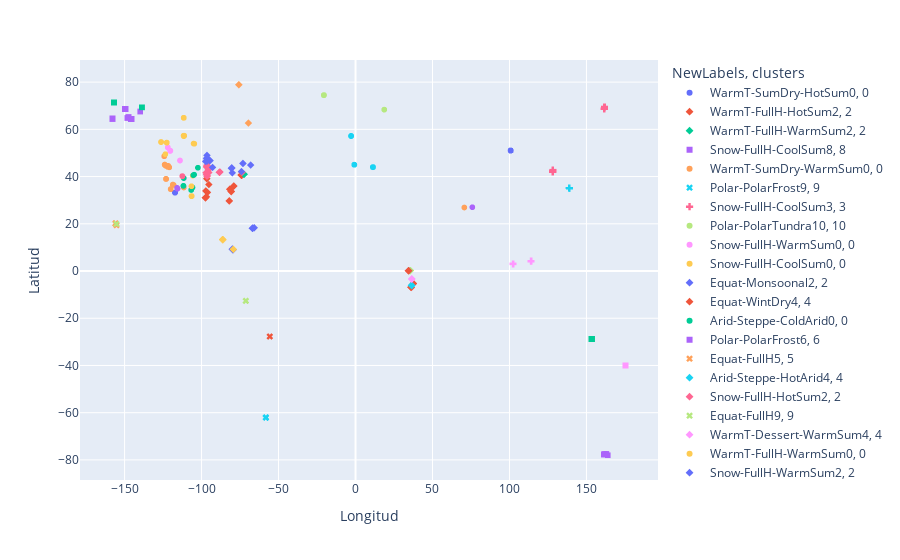

The notebook cell saved with this chart:
### Code cell
px.scatter(df4, x='Longitud', y="Latitud", color='NewLabels', symbol='clusters') #NewLabels = Clusters + Clima transcrito

### Figure 1 — Plotly figure (JSON) as saved in the notebook; plotly's stock layout.template omitted (floating-point values rounded to 4 significant figures; data arrays with more than 128 entries replaced by an {"elided": "..."} marker saying what was removed)
{"data": [{"hovertemplate": "NewLabels=WarmT-SumDry-HotSum0<br>clusters=0<br>Longitud=%{x}<br>Latitud=%{y}<extra></extra>", "legendgroup": "WarmT-SumDry-HotSum0, 0", "marker": {"color": "#636efa", "symbol": "circle"}, "mode": "markers", "name": "WarmT-SumDry-HotSum0, 0", "showlegend": true, "type": "scattergl", "x": [-117.2, -117.2, -117.2, -117.2, -117.2, -117.2, -117.2, -117.2], "xaxis": "x", "y": [33.19, 33.19, 33.19, 33.19, 33.19, 33.19, 33.19, 33.19], "yaxis": "y"}, {"hovertemplate": "NewLabels=WarmT-FullH-HotSum2<br>clusters=2<br>Longitud=%{x}<br>Latitud=%{y}<extra></extra>", "legendgroup": "WarmT-FullH-HotSum2, 2", "marker": {"color": "#EF553B", "symbol": "diamond"}, "mode": "markers", "name": "WarmT-FullH-HotSum2, 2", "showlegend": true, "type": "scattergl", "x": {"elided": "284 float values"}, "xaxis": "x", "y": {"elided": "284 float values"}, "yaxis": "y"}, {"hovertemplate": "NewLabels=WarmT-FullH-WarmSum2<br>clusters=2<br>Longitud=%{x}<br>Latitud=%{y}<extra></extra>", "legendgroup": "WarmT-FullH-WarmSum2, 2", "marker": {"color": "#00cc96", "symbol": "diamond"}, "mode": "markers", "name": "WarmT-FullH-WarmSum2, 2", "showlegend": true, "type": "scattergl", "x": [-72.49, -72.46, -72.46, -72.49, -72.49, -72.49, -72.45, -72.45, -72.46, -72.49, -72.49, -72.49, -72.46, -72.46, -72.49, -72.49, -72.45, -72.46, -72.45, -72.46, -72.46, -72.45, -72.45, -72.49, -72.45, -72.45, -72.46, -72.49], "xaxis": "x", "y": [41.01, 41.03, 41.03, 41.01, 41.01, 41.01, 41.06, 41.06, 41.03, 41.01, 41.01, 41.01, 41.03, 41.03, 41.01, 41.01, 41.06, 41.03, 41.06, 41.03, 41.03, 41.06, 41.06, 41.01, 41.06, 41.06, 41.03, 41.01], "yaxis": "y"}, {"hovertemplate": "NewLabels=Snow-FullH-CoolSum8<br>clusters=8<br>Longitud=%{x}<br>Latitud=%{y}<extra></extra>", "legendgroup": "Snow-FullH-CoolSum8, 8", "marker": {"color": "#ab63fa", "symbol": "square"}, "mode": "markers", "name": "Snow-FullH-CoolSum8, 8", "showlegend": true, "type": "scattergl", "x": {"elided": "321 float values"}, "xaxis": "x", "y": {"elided": "321 float values"}, "yaxis": "y"}, {"hovertemplate": "NewLabels=WarmT-SumDry-WarmSum0<br>clusters=0<br>Longitud=%{x}<br>Latitud=%{y}<extra></extra>", "legendgroup": "WarmT-SumDry-WarmSum0, 0", "marker": {"color": "#FFA15A", "symbol": "circle"}, "mode": "markers", "name": "WarmT-SumDry-WarmSum0, 0", "showlegend": true, "type": "scattergl", "x": [-123.9, -123.9, -122.2, -122.2, -122.2, -122.2, -123.9, -122.2, -123.9, -123.9, -122.2, -123.3, -123.3, -122.2, -121.8, -121.8, -121.0, -121.8, -122.1, -121.0, -121.6, -122.2, -123.9, -123.9, -122.1, -122.2, -123.3, -123.9, -122.1, -121.6, -121.6, -121.0, -123.1, -123.1, -123.1, -123.1, -123.1, -123.1, -123.1, -123.1, -123.1, -123.1, -123.1, -123.1, -123.1, -123.1, -123.1, -123.1, -123.1, -123.1, -123.1, -123.1, -123.1, -123.1, -123.1, -123.1, -123.1, -123.1, -123.1, -123.1, -118.2, -122.2, -118.6, -122.2, -111.5, -118.7, -120.0, -124.2, -120.0, -120.0, -124.2], "xaxis": "x", "y": [45.05, 45.04, 44.23, 44.23, 44.23, 44.23, 45.04, 44.23, 45.04, 45.05, 44.23, 44.62, 44.63, 44.23, 44.42, 44.42, 43.91, 44.41, 44.39, 43.92, 44.5, 44.23, 45.06, 45.06, 44.39, 44.23, 44.63, 45.07, 44.39, 44.49, 44.5, 43.92, 38.99, 38.99, 38.99, 38.99, 38.99, 38.99, 38.99, 38.99, 38.99, 38.99, 38.99, 38.99, 38.99, 38.99, 38.99, 38.99, 38.99, 38.99, 38.99, 38.99, 38.99, 38.99, 38.99, 38.99, 38.99, 38.99, 38.99, 38.99, 36.45, 44.22, 36.62, 44.22, 35.37, 36.5, 34.68, 48.61, 34.68, 34.7, 48.61], "yaxis": "y"}, {"hovertemplate": "NewLabels=Polar-PolarFrost9<br>clusters=9<br>Longitud=%{x}<br>Latitud=%{y}<extra></extra>", "legendgroup": "Polar-PolarFrost9, 9", "marker": {"color": "#19d3f3", "symbol": "x"}, "mode": "markers", "name": "Polar-PolarFrost9, 9", "showlegend": true, "type": "scattergl", "x": [-58.24, -58.24, -58.24, -58.24, -58.24, -58.24, -58.24, -58.24, -58.24, -58.24, -58.24, -58.24, -58.24, -58.24, -58.24, -58.24, -58.24, -58.24, -58.24, -58.24, -58.24, -58.24, -58.24, -58.24, -58.24, -58.24, -58.24, -58.24, -58.24, -58.24, -58.24], "xaxis": "x", "y": [-62.05, -62.05, -62.05, -62.05, -62.05, -62.05, -62.05, -62.05, -62.05, -62.05, -62.05, -62.05, -62.05, -62.05, -62.05, -62.05, -62.05, -62.05, -62.05, -62.05, -62.05, -62.05, -62.05, -62.05, -62.05, -62.05, -62.05, -62.05, -62.05, -62.05, -62.05], "yaxis": "y"}, {"hovertemplate": "NewLabels=Snow-FullH-CoolSum3<br>clusters=3<br>Longitud=%{x}<br>Latitud=%{y}<extra></extra>", "legendgroup": "Snow-FullH-CoolSum3, 3", "marker": {"color": "#FF6692", "symbol": "cross"}, "mode": "markers", "name": "Snow-FullH-CoolSum3, 3", "showlegend": true, "type": "scattergl", "x": [161.7, 161.8, 161.7, 161.7, 161.7, 161.7, 161.8, 161.7, 161.7, 161.7, 161.7, 161.7, 161.7, 161.7, 161.6, 161.8, 161.8, 161.6, 161.6, 161.7, 161.6, 161.6, 161.7, 161.7, 161.7, 161.7, 161.6, 161.7, 161.7, 161.6, 161.6, 161.8, 161.7, 161.7, 161.8, 161.8, 161.6, 161.6, 161.8, 161.7, 161.7, 161.8, 161.8, 161.6, 161.7, 161.7, 161.7, 161.7, 161.7, 161.8, 161.6, 161.8, 161.8, 161.8, 161.6, 161.8, 161.7, 161.8, 161.6, 161.8, 161.6, 161.8, 161.8, 161.8, 161.8, 161.6, 161.7, 161.7, 161.6], "xaxis": "x", "y": [69.44, 69.45, 69.43, 69.44, 69.44, 69.43, 69.44, 69.43, 69.43, 69.44, 69.44, 69.44, 69.44, 69.43, 68.75, 69.44, 69.44, 68.75, 68.75, 69.44, 68.75, 68.75, 69.43, 69.44, 69.44, 69.44, 68.75, 69.43, 69.43, 68.75, 68.75, 69.44, 69.43, 69.43, 69.44, 69.45, 68.75, 68.75, 69.45, 69.44, 69.44, 69.44, 69.45, 68.75, 69.44, 69.44, 69.43, 69.43, 69.43, 69.45, 68.75, 69.44, 69.45, 69.44, 68.75, 69.45, 69.43, 69.45, 68.75, 69.44, 68.75, 69.44, 69.45, 69.44, 69.44, 68.75, 69.44, 69.43, 68.75], "yaxis": "y"}, {"hovertemplate": "NewLabels=Polar-PolarTundra10<br>clusters=10<br>Longitud=%{x}<br>Latitud=%{y}<extra></extra>", "legendgroup": "Polar-PolarTundra10, 10", "marker": {"color": "#B6E880", "symbol": "circle"}, "mode": "markers", "name": "Polar-PolarTundra10, 10", "showlegend": true, "type": "scattergl", "x": [-20.53, -20.53, -20.56, -20.55, -20.53, -20.56, -20.53, -20.53, -20.56, -20.56, -20.56, -20.53, -20.55, -20.55, -20.55, -20.55, -20.56, -20.55, -20.53, -20.56, 18.67, 18.67], "xaxis": "x", "y": [74.48, 74.48, 74.48, 74.46, 74.48, 74.48, 74.48, 74.48, 74.48, 74.48, 74.48, 74.48, 74.46, 74.46, 74.46, 74.46, 74.48, 74.46, 74.48, 74.48, 68.35, 68.35], "yaxis": "y"}, {"hovertemplate": "NewLabels=Snow-FullH-WarmSum0<br>clusters=0<br>Longitud=%{x}<br>Latitud=%{y}<extra></extra>", "legendgroup": "Snow-FullH-WarmSum0, 0", "marker": {"color": "#FF97FF", "symbol": "circle"}, "mode": "markers", "name": "Snow-FullH-WarmSum0, 0", "showlegend": true, "type": "scattergl", "x": [-120.4, -120.3, -120.3, -120.4, -121.9, -121.9, -120.4, -120.3, -120.3, -120.3, -120.4, -121.9, -121.9, -120.3, -120.3, -120.3, -111.5, -111.5, -114, -114], "xaxis": "x", "y": [50.85, 50.9, 50.93, 50.85, 52.32, 52.32, 50.85, 50.93, 50.9, 50.9, 50.85, 52.32, 52.32, 50.93, 50.93, 50.9, 39.32, 39.33, 46.8, 46.8], "yaxis": "y"}, {"hovertemplate": "NewLabels=Snow-FullH-CoolSum0<br>clusters=0<br>Longitud=%{x}<br>Latitud=%{y}<extra></extra>", "legendgroup": "Snow-FullH-CoolSum0, 0", "marker": {"color": "#FECB52", "symbol": "circle"}, "mode": "markers", "name": "Snow-FullH-CoolSum0, 0", "showlegend": true, "type": "scattergl", "x": [-126.3, -122.6, -122.6, -126.3, -126.3, -122.6, -126.3, -122.6, -104.7, -105.2, -111.6, -105.7, -111.3, -111.6, -111.6, -111.6, -111.6, -111.3, -111.5, -111.6, -111.7], "xaxis": "x", "y": [54.62, 54.37, 54.37, 54.62, 54.62, 54.37, 54.62, 54.37, 53.9, 53.98, 64.87, 40.4, 57.29, 64.87, 64.87, 64.87, 64.87, 57.29, 57.08, 64.87, 57.31], "yaxis": "y"}, {"hovertemplate": "NewLabels=Equat-Monsoonal2<br>clusters=2<br>Longitud=%{x}<br>Latitud=%{y}<extra></extra>", "legendgroup": "Equat-Monsoonal2, 2", "marker": {"color": "#636efa", "symbol": "diamond"}, "mode": "markers", "name": "Equat-Monsoonal2, 2", "showlegend": true, "type": "scattergl", "x": [-66.93, -66.93, -66.93, -66.93, -66.93, -66.93, -66.93, -66.93, -66.93, -66.93, -66.93, -66.93, -66.93, -66.93, -66.93, -66.93, -66.93, -66.93, -66.93, -66.93, -66.93, -66.93, -66.93, -66.93, -66.93, -66.93, -65.83, -65.83, -79.95, -79.61, -79.86, -79.72, -79.74, -79.77, -79.89, -79.7, -79.86, -79.86, -79.96, -79.86, -79.7, -79.68, -79.89, -79.75, -79.83, -79.75, -79.75, -79.56, -79.72, -79.97, -79.75, -79.96, -79.8, -79.78, -79.91, -79.88, -79.59, -79.83, -79.67, -79.86, -79.79, -79.55, -79.65, -79.74, -79.68, -79.71, -79.86], "xaxis": "x", "y": [18.13, 18.13, 18.13, 18.13, 18.13, 18.13, 18.13, 18.13, 18.13, 18.13, 18.13, 18.13, 18.13, 18.13, 18.13, 18.13, 18.13, 18.13, 18.13, 18.13, 18.13, 18.13, 18.13, 18.13, 18.13, 18.13, 18.3, 18.3, 9.253, 9.08, 9.144, 9.144, 9.162, 9.189, 9.117, 9.144, 9.144, 9.153, 9.325, 9.099, 9.135, 9.117, 9.135, 9.162, 9.171, 9.153, 9.153, 9.0, 9.144, 9.316, 9.153, 9.253, 9.072, 9.198, 9.117, 9.144, 8.908, 9.18, 9.08, 9.099, 9.072, 8.989, 9.08, 9.153, 9.117, 9.117, 9.144], "yaxis": "y"}, {"hovertemplate": "NewLabels=Equat-WintDry4<br>clusters=4<br>Longitud=%{x}<br>Latitud=%{y}<extra></extra>", "legendgroup": "Equat-WintDry4, 4", "marker": {"color": "#EF553B", "symbol": "diamond"}, "mode": "markers", "name": "Equat-WintDry4, 4", "showlegend": true, "type": "scattergl", "x": [36.51, 37.45, 37.47, 37.45, 37.45, 36.51, 37.47, 37.47, 37.47, 37.5, 36.51, 36.51, 37.47, 36.16, 36.51, 36.16, 37.47, 37.51, 37.52, 37.49, 37.5, 36.51, 37.49, 36.14, 36.17, 37.52, 36.51, 37.49, 37.45, 37.45, 37.5, 36.09, 36.12, 36.12, 36.14, 36.16, 37.49, 37.51, 37.51, 37.52, 36.09, 36.09, 36.09, 36.1, 36.17, 37.47, 36.12, 37.5, 36.16, 36.17, 37.52, 36.12, 36.17, 36.12, 36.09, 36.12, 36.09, 36.14, 36.14, 36.1, 36.14, 36.14, 37.51, 36.14, 36.12, 37.45, 37.45, 37.47, 36.14], "xaxis": "x", "y": [-6.09, -5.32, -5.34, -5.38, -5.38, -6.12, -5.31, -5.34, -5.31, -5.36, -6.05, -6.09, -5.35, -6.91, -6.08, -6.91, -5.38, -5.31, -5.33, -5.34, -5.36, -6.12, -5.31, -6.86, -6.93, -5.33, -6.08, -5.31, -5.33, -5.35, -5.38, -6.93, -6.94, -6.94, -6.89, -6.87, -5.34, -5.36, -5.36, -5.38, -6.88, -6.91, -6.88, -6.87, -6.93, -5.38, -6.86, -5.38, -6.87, -6.88, -5.38, -6.91, -6.88, -6.89, -6.91, -6.86, -6.93, -6.93, -6.91, -6.87, -6.93, -6.89, -5.31, -6.86, -6.91, -5.32, -5.35, -5.35, -6.91], "yaxis": "y"}, {"hovertemplate": "NewLabels=Arid-Steppe-ColdArid0<br>clusters=0<br>Longitud=%{x}<br>Latitud=%{y}<extra></extra>", "legendgroup": "Arid-Steppe-ColdArid0, 0", "marker": {"color": "#00cc96", "symbol": "circle"}, "mode": "markers", "name": "Arid-Steppe-ColdArid0, 0", "showlegend": true, "type": "scattergl", "x": [-111.8, -104.8, -105.3, -102.4, -111.8, -105.9, -106.7, -106.7, -111.6, -105.9, -106.7, -105.9], "xaxis": "x", "y": [36.05, 40.8, 40.58, 43.75, 36.05, 35.38, 34.33, 34.33, 39.35, 35.38, 34.33, 35.38], "yaxis": "y"}, {"hovertemplate": "NewLabels=Polar-PolarFrost6<br>clusters=6<br>Longitud=%{x}<br>Latitud=%{y}<extra></extra>", "legendgroup": "Polar-PolarFrost6, 6", "marker": {"color": "#ab63fa", "symbol": "square"}, "mode": "markers", "name": "Polar-PolarFrost6, 6", "showlegend": true, "type": "scattergl", "x": [161.7, 161.7, 163.9, 162.9, 162.2, 162.9, 162.2, 162.3, 162.9, 162.9, 161.3], "xaxis": "x", "y": [-77.53, -77.53, -78.02, -77.65, -77.61, -77.63, -77.61, -77.72, -77.52, -77.52, -77.73], "yaxis": "y"}, {"hovertemplate": "NewLabels=Equat-FullH5<br>clusters=5<br>Longitud=%{x}<br>Latitud=%{y}<extra></extra>", "legendgroup": "Equat-FullH5, 5", "marker": {"color": "#FFA15A", "symbol": "x"}, "mode": "markers", "name": "Equat-FullH5, 5", "showlegend": true, "type": "scattergl", "x": {"elided": "130 float values"}, "xaxis": "x", "y": {"elided": "130 float values"}, "yaxis": "y"}, {"hovertemplate": "NewLabels=Arid-Steppe-HotArid4<br>clusters=4<br>Longitud=%{x}<br>Latitud=%{y}<extra></extra>", "legendgroup": "Arid-Steppe-HotArid4, 4", "marker": {"color": "#19d3f3", "symbol": "diamond"}, "mode": "markers", "name": "Arid-Steppe-HotArid4, 4", "showlegend": true, "type": "scattergl", "x": [36.49, 36.49, 36.46, 36.49, 36.46, 36.49, 36.49, 36.48, 36.47, 36.49, 36.44, 36.44, 36.46, 36.46, 36.47, 36.44, 36.46, 36.46, 36.44, 36.44, 36.44, 36.44, 36.44], "xaxis": "x", "y": [-6.06, -6.07, -6.09, -6.1, -6.06, -6.07, -6.06, -6.12, -6.07, -6.1, -6.05, -6.06, -6.06, -6.09, -6.07, -6.05, -6.12, -6.12, -6.06, -6.09, -6.13, -6.09, -6.13], "yaxis": "y"}, {"hovertemplate": "NewLabels=Snow-FullH-HotSum2<br>clusters=2<br>Longitud=%{x}<br>Latitud=%{y}<extra></extra>", "legendgroup": "Snow-FullH-HotSum2, 2", "marker": {"color": "#FF6692", "symbol": "diamond"}, "mode": "markers", "name": "Snow-FullH-HotSum2, 2", "showlegend": true, "type": "scattergl", "x": {"elided": "709 float values"}, "xaxis": "x", "y": {"elided": "709 float values"}, "yaxis": "y"}, {"hovertemplate": "NewLabels=Equat-FullH9<br>clusters=9<br>Longitud=%{x}<br>Latitud=%{y}<extra></extra>", "legendgroup": "Equat-FullH9, 9", "marker": {"color": "#B6E880", "symbol": "x"}, "mode": "markers", "name": "Equat-FullH9, 9", "showlegend": true, "type": "scattergl", "x": [-71.23, -71.23, -71.27, -71.23], "xaxis": "x", "y": [-12.65, -12.65, -12.63, -12.65], "yaxis": "y"}, {"hovertemplate": "NewLabels=WarmT-Dessert-WarmSum4<br>clusters=4<br>Longitud=%{x}<br>Latitud=%{y}<extra></extra>", "legendgroup": "WarmT-Dessert-WarmSum4, 4", "marker": {"color": "#FF97FF", "symbol": "diamond"}, "mode": "markers", "name": "WarmT-Dessert-WarmSum4, 4", "showlegend": true, "type": "scattergl", "x": [36.53, 36.53, 36.53, 36.57, 36.53, 36.55, 36.55, 36.55, 36.53, 36.51, 36.55, 36.58, 36.56, 36.56, 36.57, 36.55, 36.58, 36.58, 36.57, 36.51, 36.51, 36.51, 36.51, 36.51, 36.53, 36.55, 36.53, 36.58, 36.51, 36.57, 36.53], "xaxis": "x", "y": [-3.34, -3.32, -3.34, -3.37, -3.36, -3.32, -3.32, -3.34, -3.39, -3.37, -3.37, -3.34, -3.38, -3.38, -3.39, -3.37, -3.34, -3.33, -3.39, -3.37, -3.34, -3.39, -3.39, -3.32, -3.36, -3.34, -3.32, -3.33, -3.34, -3.37, -3.39], "yaxis": "y"}, {"hovertemplate": "NewLabels=WarmT-FullH-WarmSum0<br>clusters=0<br>Longitud=%{x}<br>Latitud=%{y}<extra></extra>", "legendgroup": "WarmT-FullH-WarmSum0, 0", "marker": {"color": "#FECB52", "symbol": "circle"}, "mode": "markers", "name": "WarmT-FullH-WarmSum0, 0", "showlegend": true, "type": "scattergl", "x": [-123.5, -106.5], "xaxis": "x", "y": [49.47, 35.9], "yaxis": "y"}, {"hovertemplate": "NewLabels=Snow-FullH-WarmSum2<br>clusters=2<br>Longitud=%{x}<br>Latitud=%{y}<extra></extra>", "legendgroup": "Snow-FullH-WarmSum2, 2", "marker": {"color": "#636efa", "symbol": "diamond"}, "mode": "markers", "name": "Snow-FullH-WarmSum2, 2", "showlegend": true, "type": "scattergl", "x": [-95.17, -96.49, -80.05, -96.43, -80.39, -97.36, -80.41, -96.43, -68.1, -73.13, -80.57, -92.85, -74.1, -96.82, -80.39, -80.41, -80.57, -73.13, -94.6, -94.6, -94.6, -94.6, -94.6, -94.6, -94.6], "xaxis": "x", "y": [47.17, 48.98, 41.58, 47.05, 43.63, 46.4, 43.64, 46.52, 44.87, 45.56, 43.49, 43.87, 42.12, 47.73, 43.63, 43.64, 43.49, 45.56, 46.74, 46.74, 46.74, 46.74, 46.74, 46.74, 46.74], "yaxis": "y"}, {"hovertemplate": "NewLabels=WarmT-FullH-HotSum9<br>clusters=9<br>Longitud=%{x}<br>Latitud=%{y}<extra></extra>", "legendgroup": "WarmT-FullH-HotSum9, 9", "marker": {"color": "#EF553B", "symbol": "x"}, "mode": "markers", "name": "WarmT-FullH-HotSum9, 9", "showlegend": true, "type": "scattergl", "x": [-55.68, -55.68, -55.68, -55.68], "xaxis": "x", "y": [-27.73, -27.73, -27.73, -27.73], "yaxis": "y"}, {"hovertemplate": "NewLabels=Polar-PolarTundra8<br>clusters=8<br>Longitud=%{x}<br>Latitud=%{y}<extra></extra>", "legendgroup": "Polar-PolarTundra8, 8", "marker": {"color": "#00cc96", "symbol": "square"}, "mode": "markers", "name": "Polar-PolarTundra8, 8", "showlegend": true, "type": "scattergl", "x": [-138.7, -156.8, -156.8, -156.8, -156.8, -156.8, -156.8, -156.8, -156.8, -156.8, -156.8, -156.8, -156.8, -156.8, -156.8, -156.8, -156.8, -156.8, -156.8, -156.8, -156.8, -156.8, -156.8, -156.8, -156.8, -156.8, -156.8, -156.8, -156.8, -156.8, -156.8, -156.8, -156.8, -156.8, -156.8, -156.8, -156.8, -156.8, -156.8, -156.8, -138.7], "xaxis": "x", "y": [69.33, 71.3, 71.3, 71.3, 71.3, 71.3, 71.3, 71.3, 71.3, 71.3, 71.3, 71.3, 71.3, 71.3, 71.3, 71.3, 71.3, 71.3, 71.3, 71.3, 71.3, 71.3, 71.3, 71.3, 71.3, 71.3, 71.3, 71.3, 71.3, 71.3, 71.3, 71.3, 71.3, 71.3, 71.3, 71.3, 71.3, 71.3, 71.3, 71.3, 69.33], "yaxis": "y"}, {"hovertemplate": "NewLabels=Arid-Dessert-HotArid0<br>clusters=0<br>Longitud=%{x}<br>Latitud=%{y}<extra></extra>", "legendgroup": "Arid-Dessert-HotArid0, 0", "marker": {"color": "#ab63fa", "symbol": "circle"}, "mode": "markers", "name": "Arid-Dessert-HotArid0, 0", "showlegend": true, "type": "scattergl", "x": [-115.6, -115.9, -115.7, -115.7, -115.9], "xaxis": "x", "y": [34.9, 35.2, 34.9, 34.9, 35.2], "yaxis": "y"}, {"hovertemplate": "NewLabels=Polar-PolarTundra2<br>clusters=2<br>Longitud=%{x}<br>Latitud=%{y}<extra></extra>", "legendgroup": "Polar-PolarTundra2, 2", "marker": {"color": "#FFA15A", "symbol": "diamond"}, "mode": "markers", "name": "Polar-PolarTundra2, 2", "showlegend": true, "type": "scattergl", "x": [-75.78, -75.78, -69.57], "xaxis": "x", "y": [78.88, 78.88, 62.65], "yaxis": "y"}, {"hovertemplate": "NewLabels=WarmT-FullH-HotSum3<br>clusters=3<br>Longitud=%{x}<br>Latitud=%{y}<extra></extra>", "legendgroup": "WarmT-FullH-HotSum3, 3", "marker": {"color": "#19d3f3", "symbol": "cross"}, "mode": "markers", "name": "WarmT-FullH-HotSum3, 3", "showlegend": true, "type": "scattergl", "x": {"elided": "309 float values"}, "xaxis": "x", "y": {"elided": "309 float values"}, "yaxis": "y"}, {"hovertemplate": "NewLabels=Snow-WintDry-WarmSum3<br>clusters=3<br>Longitud=%{x}<br>Latitud=%{y}<extra></extra>", "legendgroup": "Snow-WintDry-WarmSum3, 3", "marker": {"color": "#FF6692", "symbol": "cross"}, "mode": "markers", "name": "Snow-WintDry-WarmSum3, 3", "showlegend": true, "type": "scattergl", "x": [128.1, 128.1, 128.2, 128.2, 128.1, 128.1, 128.1, 128.2, 128.1, 128.1, 128.1, 128.2, 128.1, 128.1, 128.1, 128.1, 128.1, 128.1, 128.1, 128.1, 128.1, 128.1], "xaxis": "x", "y": [42.4, 42.03, 42.78, 42.78, 42.08, 42.03, 42.4, 42.78, 42.03, 42.08, 42.4, 42.78, 42.03, 42.4, 42.15, 42.15, 42.15, 42.08, 42.08, 42.05, 42.15, 42.05], "yaxis": "y"}, {"hovertemplate": "NewLabels=WarmT-FullH-WarmSum4<br>clusters=4<br>Longitud=%{x}<br>Latitud=%{y}<extra></extra>", "legendgroup": "WarmT-FullH-WarmSum4, 4", "marker": {"color": "#B6E880", "symbol": "diamond"}, "mode": "markers", "name": "WarmT-FullH-WarmSum4, 4", "showlegend": true, "type": "scattergl", "x": [35.52, 35.52, 35.52, 35.52, 35.52, 35.52, 35.52, 35.52, 35.52, 35.52, 35.52, 35.52, 35.52, 35.52, 35.52, 35.52, 35.52, 35.52, 35.52, 35.52, 35.52, 35.52, 35.52, 35.52, 35.52, 35.52, 35.52, 35.52, 35.52, 35.52, 35.52, 35.52, 35.52, 35.52, 35.52, 35.52, 35.52, 35.52, 35.52, 35.52, 35.52, 35.52, 35.52, 35.52, 35.52, 35.52, 35.52, 35.52, 35.52, 35.52, 35.52, 35.52, 35.52, 35.52, 35.52, 35.52, 35.52, 35.52, 35.52, 35.52, 35.52, 35.52, 35.52, 35.52, 35.52, 35.52, 35.52, 35.52, 35.52, 35.52, 35.52], "xaxis": "x", "y": [0.15, 0.15, 0.15, 0.15, 0.15, 0.15, 0.15, 0.15, 0.15, 0.15, 0.15, 0.15, 0.15, 0.15, 0.15, 0.15, 0.15, 0.15, 0.15, 0.15, 0.15, 0.15, 0.15, 0.15, 0.15, 0.15, 0.15, 0.15, 0.15, 0.15, 0.15, 0.15, 0.15, 0.15, 0.15, 0.15, 0.15, 0.15, 0.15, 0.15, 0.15, 0.15, 0.15, 0.15, 0.15, 0.15, 0.15, 0.15, 0.15, 0.15, 0.15, 0.15, 0.15, 0.15, 0.15, 0.15, 0.15, 0.15, 0.15, 0.15, 0.15, 0.15, 0.15, 0.15, 0.15, 0.15, 0.15, 0.15, 0.15, 0.15, 0.15], "yaxis": "y"}, {"hovertemplate": "NewLabels=Equat-FullH1<br>clusters=1<br>Longitud=%{x}<br>Latitud=%{y}<extra></extra>", "legendgroup": "Equat-FullH1, 1", "marker": {"color": "#FF97FF", "symbol": "cross"}, "mode": "markers", "name": "Equat-FullH1, 1", "showlegend": true, "type": "scattergl", "x": [114.0, 114.0, 114.0, 114.0, 114.0, 114.0, 114.0, 114.0, 114.0, 114.0, 114.0, 114.0, 114.0, 114.0, 114.0, 114.0, 114.0, 114.0, 114.0, 114.0, 114.0, 114.0, 114.0, 114.0, 114.0, 114.0, 114.0, 114.0, 114.0, 114.0, 114.0, 114.0, 114.0, 102.3, 102.3, 102.3, 102.3, 102.3, 102.3, 102.3, 102.3, 102.3, 102.3, 102.3, 102.3, 102.3, 102.3, 102.3, 102.3, 102.3, 102.3, 102.3, 102.3, 102.3, 102.3], "xaxis": "x", "y": [4.186, 4.186, 4.186, 4.186, 4.186, 4.186, 4.186, 4.186, 4.186, 4.186, 4.186, 4.186, 4.186, 4.186, 4.186, 4.186, 4.186, 4.186, 4.186, 4.186, 4.186, 4.186, 4.186, 4.186, 4.186, 4.186, 4.186, 4.186, 4.186, 4.186, 4.186, 4.186, 4.186, 2.982, 2.982, 2.982, 2.982, 2.982, 2.982, 2.982, 2.982, 2.982, 2.982, 2.982, 2.982, 2.982, 2.982, 2.982, 2.982, 2.982, 2.982, 2.982, 2.982, 2.982, 2.982], "yaxis": "y"}, {"hovertemplate": "NewLabels=Equat-WintDry2<br>clusters=2<br>Longitud=%{x}<br>Latitud=%{y}<extra></extra>", "legendgroup": "Equat-WintDry2, 2", "marker": {"color": "#FECB52", "symbol": "diamond"}, "mode": "markers", "name": "Equat-WintDry2, 2", "showlegend": true, "type": "scattergl", "x": [-86.24, -86.24, -86.24, -86.24, -86.24, -86.24, -86.24, -86.24, -86.24, -86.24, -86.24, -86.24, -86.24, -86.24, -86.24, -86.24, -86.24, -86.24, -86.24, -86.24, -86.24, -86.24, -86.24, -86.24, -86.24, -86.24, -86.24, -86.24, -86.24, -86.24, -86.24, -86.24, -86.24, -86.24, -86.24, -86.24, -86.24, -86.24, -86.24, -86.24, -86.24, -86.24, -86.24, -86.24, -86.24, -86.24, -86.24, -86.24, -86.24, -86.24, -86.24, -86.24, -86.24, -86.24, -86.24, -86.24, -86.24, -86.24, -86.24, -86.24, -79.37, -79.38], "xaxis": "x", "y": [13.26, 13.26, 13.26, 13.26, 13.26, 13.26, 13.26, 13.26, 13.26, 13.26, 13.26, 13.26, 13.26, 13.26, 13.26, 13.26, 13.26, 13.26, 13.26, 13.26, 13.26, 13.26, 13.26, 13.26, 13.26, 13.26, 13.26, 13.26, 13.26, 13.26, 13.26, 13.26, 13.26, 13.26, 13.26, 13.26, 13.26, 13.26, 13.26, 13.26, 13.26, 13.26, 13.26, 13.26, 13.26, 13.26, 13.26, 13.26, 13.26, 13.26, 13.26, 13.26, 13.26, 13.26, 13.26, 13.26, 13.26, 13.26, 13.26, 13.26, 9.197, 9.206], "yaxis": "y"}, {"hovertemplate": "NewLabels=Equat-Monsoonal4<br>clusters=4<br>Longitud=%{x}<br>Latitud=%{y}<extra></extra>", "legendgroup": "Equat-Monsoonal4, 4", "marker": {"color": "#636efa", "symbol": "diamond"}, "mode": "markers", "name": "Equat-Monsoonal4, 4", "showlegend": true, "type": "scattergl", "x": [34.51, 34.51, 34.51, 34.52, 34.52, 34.51, 34.52, 34.51, 34.51, 34.51, 34.52, 34.52, 34.51, 34.54, 34.52, 34.51, 34.51, 34.51, 34.51, 34.52, 34.54, 34.52, 34.52, 34.51, 34.52, 34.51, 34.52, 34.51, 34.52, 34.51, 34.52, 34.52, 34.51, 34.51, 34.51, 34.54, 34.52, 34.51, 34.51, 34.51, 34.52, 34.51, 34.52], "xaxis": "x", "y": [0.1015, 0.1015, 0.1015, 0.1225, 0.1089, 0.1015, 0.1071, 0.1015, 0.0989, 0.1015, 0.1216, 0.1226, 0.1015, 0.127, 0.1225, 0.1015, 0.1015, 0.1015, 0.1015, 0.1075, 0.1325, 0.1204, 0.1089, 0.0994, 0.1204, 0.1015, 0.1146, 0.1015, 0.1226, 0.1015, 0.1127, 0.1127, 0.1015, 0.1015, 0.1015, 0.1328, 0.1071, 0.1015, 0.0994, 0.1015, 0.1075, 0.1015, 0.1146], "yaxis": "y"}, {"hovertemplate": "NewLabels=Equat-FullH4<br>clusters=4<br>Longitud=%{x}<br>Latitud=%{y}<extra></extra>", "legendgroup": "Equat-FullH4, 4", "marker": {"color": "#EF553B", "symbol": "diamond"}, "mode": "markers", "name": "Equat-FullH4, 4", "showlegend": true, "type": "scattergl", "x": [34.49, 34.49, 34.49, 34.49, 34.48, 34.48, 34.48, 34.49, 34.48, 34.48, 34.48], "xaxis": "x", "y": [0.0989, 0.0984, 0.0968, 0.0984, 0.0931, 0.0936, 0.0926, 0.0968, 0.0929, 0.0929, 0.0921], "yaxis": "y"}, {"hovertemplate": "NewLabels=WarmT-FullH-HotSum6<br>clusters=6<br>Longitud=%{x}<br>Latitud=%{y}<extra></extra>", "legendgroup": "WarmT-FullH-HotSum6, 6", "marker": {"color": "#00cc96", "symbol": "square"}, "mode": "markers", "name": "WarmT-FullH-HotSum6, 6", "showlegend": true, "type": "scattergl", "x": [153.4, 153.4, 153.4, 153.4, 153.4, 153.4, 153.4, 153.4, 153.4, 153.4, 153.4, 153.4, 153.4, 153.4, 153.4, 153.4, 153.4, 153.4, 153.4, 153.4, 153.4, 153.4, 153.4, 153.4, 153.4, 153.4, 153.4, 153.4, 153.4, 153.4, 153.4, 153.4, 153.4, 153.4, 153.4, 153.4, 153.4, 153.4, 153.4, 153.4, 153.4, 153.4, 153.4, 153.4, 153.4, 153.4, 153.4, 153.4, 153.4, 153.4, 153.4, 153.4, 153.4, 153.4, 153.4, 153.4, 153.4, 153.4, 153.4, 153.4, 153.4, 153.4, 153.4, 153.4, 153.4, 153.4, 153.4, 153.4, 153.4, 153.4, 153.4, 153.4, 153.4, 153.4, 153.4, 153.4, 153.4, 153.4, 153.4, 153.4, 153.4, 153.4, 153.4, 153.4, 153.4, 153.4, 153.4, 153.4, 153.4, 153.4, 153.4, 153.4, 153.4, 153.4, 153.4, 153.4, 153.4, 153.4, 153.4, 153.4, 153.4, 153.4, 153.4, 153.4, 153.4, 153.4, 153.4, 153.4, 153.4, 153.4, 153.4, 153.4, 153.4, 153.4, 153.4, 153.4, 153.4, 153.4, 153.4, 153.4, 153.4, 153.4, 153.4, 153.4, 153.4, 153.4], "xaxis": "x", "y": [-28.83, -28.83, -28.83, -28.83, -28.83, -28.83, -28.83, -28.83, -28.83, -28.83, -28.83, -28.83, -28.83, -28.83, -28.83, -28.83, -28.83, -28.83, -28.83, -28.83, -28.83, -28.83, -28.83, -28.83, -28.83, -28.83, -28.83, -28.83, -28.83, -28.83, -28.83, -28.83, -28.83, -28.83, -28.83, -28.83, -28.83, -28.83, -28.83, -28.83, -28.83, -28.83, -28.83, -28.83, -28.83, -28.83, -28.83, -28.83, -28.83, -28.83, -28.83, -28.83, -28.83, -28.83, -28.83, -28.83, -28.83, -28.83, -28.83, -28.83, -28.83, -28.83, -28.83, -28.83, -28.83, -28.83, -28.83, -28.83, -28.83, -28.83, -28.83, -28.83, -28.83, -28.83, -28.83, -28.83, -28.83, -28.83, -28.83, -28.83, -28.83, -28.83, -28.83, -28.83, -28.83, -28.83, -28.83, -28.83, -28.83, -28.83, -28.83, -28.83, -28.83, -28.83, -28.83, -28.83, -28.83, -28.83, -28.83, -28.83, -28.83, -28.83, -28.83, -28.83, -28.83, -28.83, -28.83, -28.83, -28.83, -28.83, -28.83, -28.83, -28.83, -28.83, -28.83, -28.83, -28.83, -28.83, -28.83, -28.83, -28.83, -28.83, -28.83, -28.83, -28.83, -28.83], "yaxis": "y"}, {"hovertemplate": "NewLabels=Arid-Steppe-HotArid7<br>clusters=7<br>Longitud=%{x}<br>Latitud=%{y}<extra></extra>", "legendgroup": "Arid-Steppe-HotArid7, 7", "marker": {"color": "#ab63fa", "symbol": "circle"}, "mode": "markers", "name": "Arid-Steppe-HotArid7, 7", "showlegend": true, "type": "scattergl", "x": [75.88], "xaxis": "x", "y": [27.01], "yaxis": "y"}, {"hovertemplate": "NewLabels=Arid-Dessert-HotArid7<br>clusters=7<br>Longitud=%{x}<br>Latitud=%{y}<extra></extra>", "legendgroup": "Arid-Dessert-HotArid7, 7", "marker": {"color": "#FFA15A", "symbol": "circle"}, "mode": "markers", "name": "Arid-Dessert-HotArid7, 7", "showlegend": true, "type": "scattergl", "x": [70.69], "xaxis": "x", "y": [26.89], "yaxis": "y"}, {"hovertemplate": "NewLabels=WarmT-FullH-WarmSum10<br>clusters=10<br>Longitud=%{x}<br>Latitud=%{y}<extra></extra>", "legendgroup": "WarmT-FullH-WarmSum10, 10", "marker": {"color": "#19d3f3", "symbol": "circle"}, "mode": "markers", "name": "WarmT-FullH-WarmSum10, 10", "showlegend": true, "type": "scattergl", "x": [-2.85, -2.85, -2.85, -2.85, -2.85, -2.85, -2.85, -2.85, -2.85, -2.85, -2.85, -2.85, -2.85, -2.85, 11.34, 11.34, 11.34, 11.34, 11.34, 11.34, 11.34, 11.34, 11.34, 11.34, 11.34, 11.34, 11.34, 11.34, 11.34, 11.34, 11.34, 11.34, 11.34, 11.34, 11.34, 11.34, 11.34, 11.34, 11.34, 11.34, 11.34, 11.34, 11.34, 11.34, 11.34, 11.34, 11.34, 11.34, 11.34, 11.34, 11.34, 11.34, 11.34, 11.34, 11.34, 11.34, 11.34, 11.34, 11.34, 11.34, 11.34, 11.34, -0.7862, -0.7862, -0.7862, -0.7862, -0.7862], "xaxis": "x", "y": [57.18, 57.18, 57.18, 57.18, 57.18, 57.18, 57.18, 57.18, 57.18, 57.18, 57.18, 57.18, 57.18, 57.18, 43.98, 43.98, 43.98, 43.98, 43.98, 43.98, 43.98, 43.98, 43.98, 43.98, 43.98, 43.98, 43.98, 43.98, 43.98, 43.98, 43.98, 43.98, 43.98, 43.98, 43.98, 43.98, 43.98, 43.98, 43.98, 43.98, 43.98, 43.98, 43.98, 43.98, 43.98, 43.98, 43.98, 43.98, 43.98, 43.98, 43.98, 43.98, 43.98, 43.98, 43.98, 43.98, 43.98, 43.98, 43.98, 43.98, 43.98, 43.98, 45.01, 45.01, 45.01, 45.01, 45.01], "yaxis": "y"}, {"hovertemplate": "NewLabels=WarmT-FullH-HotSum0<br>clusters=0<br>Longitud=%{x}<br>Latitud=%{y}<extra></extra>", "legendgroup": "WarmT-FullH-HotSum0, 0", "marker": {"color": "#FF6692", "symbol": "circle"}, "mode": "markers", "name": "WarmT-FullH-HotSum0, 0", "showlegend": true, "type": "scattergl", "x": [-112.5, -112.5, -112.5, -112.5], "xaxis": "x", "y": [40.18, 40.18, 40.18, 40.18], "yaxis": "y"}, {"hovertemplate": "NewLabels=WarmT-FullH-WarmSum5<br>clusters=5<br>Longitud=%{x}<br>Latitud=%{y}<extra></extra>", "legendgroup": "WarmT-FullH-WarmSum5, 5", "marker": {"color": "#B6E880", "symbol": "x"}, "mode": "markers", "name": "WarmT-FullH-WarmSum5, 5", "showlegend": true, "type": "scattergl", "x": [-155.3, -155.3], "xaxis": "x", "y": [19.93, 19.93], "yaxis": "y"}, {"hovertemplate": "NewLabels=WarmT-FullH-WarmSum6<br>clusters=6<br>Longitud=%{x}<br>Latitud=%{y}<extra></extra>", "legendgroup": "WarmT-FullH-WarmSum6, 6", "marker": {"color": "#FF97FF", "symbol": "square"}, "mode": "markers", "name": "WarmT-FullH-WarmSum6, 6", "showlegend": true, "type": "scattergl", "x": [175.3, 175.3, 175.3, 175.3, 175.3, 175.3, 175.3, 175.3, 175.3, 175.3, 175.3, 175.3, 175.3, 175.3, 175.3, 175.3, 175.3, 175.3, 175.3, 175.3, 175.3, 175.3, 175.3], "xaxis": "x", "y": [-40.02, -40.02, -40.02, -40.02, -40.02, -40.02, -40.02, -40.02, -40.02, -40.02, -40.02, -40.02, -40.02, -40.02, -40.02, -40.02, -40.02, -40.02, -40.02, -40.02, -40.02, -40.02, -40.02], "yaxis": "y"}, {"hovertemplate": "NewLabels=Arid-Dessert-ColdArid0<br>clusters=0<br>Longitud=%{x}<br>Latitud=%{y}<extra></extra>", "legendgroup": "Arid-Dessert-ColdArid0, 0", "marker": {"color": "#FECB52", "symbol": "circle"}, "mode": "markers", "name": "Arid-Dessert-ColdArid0, 0", "showlegend": true, "type": "scattergl", "x": [-106.5, -106.5, -106.5, -106.5, -106.5, -106.5, -106.5], "xaxis": "x", "y": [31.71, 31.71, 31.71, 31.71, 31.71, 31.71, 31.71], "yaxis": "y"}, {"hovertemplate": "NewLabels=Snow-WintDry-CoolSum7<br>clusters=7<br>Longitud=%{x}<br>Latitud=%{y}<extra></extra>", "legendgroup": "Snow-WintDry-CoolSum7, 7", "marker": {"color": "#636efa", "symbol": "circle"}, "mode": "markers", "name": "Snow-WintDry-CoolSum7, 7", "showlegend": true, "type": "scattergl", "x": {"elided": "228 float values"}, "xaxis": "x", "y": {"elided": "228 float values"}, "yaxis": "y"}], "layout": {"legend": {"title": {"text": "NewLabels, clusters"}, "tracegroupgap": 0}, "margin": {"t": 60}, "xaxis": {"anchor": "y", "domain": [0, 1], "title": {"text": "Longitud"}}, "yaxis": {"anchor": "x", "domain": [0, 1], "title": {"text": "Latitud"}}}}
